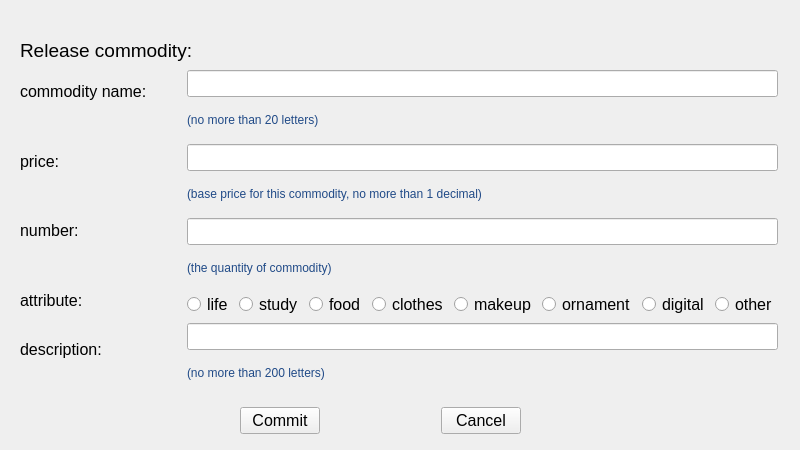
<?xml version="1.0" encoding="UTF-8"?>
<ui version="4.0">
 <class>rlscommoWidget</class>
 <widget class="QWidget" name="rlscommoWidget">
  <property name="geometry">
   <rect>
    <x>0</x>
    <y>0</y>
    <width>800</width>
    <height>450</height>
   </rect>
  </property>
  <property name="minimumSize">
   <size>
    <width>800</width>
    <height>450</height>
   </size>
  </property>
  <property name="maximumSize">
   <size>
    <width>800</width>
    <height>450</height>
   </size>
  </property>
  <property name="windowTitle">
   <string>Form</string>
  </property>
  <widget class="QWidget" name="layoutWidget_2">
   <property name="geometry">
    <rect>
     <x>240</x>
     <y>400</y>
     <width>281</width>
     <height>41</height>
    </rect>
   </property>
   <layout class="QHBoxLayout" name="horizontalLayout_4">
    <item>
     <widget class="QPushButton" name="commitButton_2">
      <property name="font">
       <font>
        <pointsize>12</pointsize>
       </font>
      </property>
      <property name="text">
       <string>Commit</string>
      </property>
     </widget>
    </item>
    <item>
     <spacer name="horizontalSpacer_10">
      <property name="orientation">
       <enum>Qt::Horizontal</enum>
      </property>
      <property name="sizeHint" stdset="0">
       <size>
        <width>100</width>
        <height>20</height>
       </size>
      </property>
     </spacer>
    </item>
    <item>
     <widget class="QPushButton" name="cancelButton_2">
      <property name="font">
       <font>
        <pointsize>12</pointsize>
       </font>
      </property>
      <property name="text">
       <string>Cancel</string>
      </property>
     </widget>
    </item>
   </layout>
  </widget>
  <widget class="QLabel" name="label">
   <property name="geometry">
    <rect>
     <x>20</x>
     <y>40</y>
     <width>360</width>
     <height>21</height>
    </rect>
   </property>
   <property name="font">
    <font>
     <pointsize>14</pointsize>
    </font>
   </property>
   <property name="text">
    <string>Release commodity:</string>
   </property>
  </widget>
  <widget class="QWidget" name="">
   <property name="geometry">
    <rect>
     <x>20</x>
     <y>70</y>
     <width>758</width>
     <height>321</height>
    </rect>
   </property>
   <layout class="QHBoxLayout" name="horizontalLayout_5">
    <item>
     <layout class="QVBoxLayout" name="verticalLayout_3">
      <item>
       <widget class="QLabel" name="usernameLabel_2">
        <property name="font">
         <font>
          <pointsize>12</pointsize>
         </font>
        </property>
        <property name="text">
         <string>commodity name:</string>
        </property>
       </widget>
      </item>
      <item>
       <spacer name="horizontalSpacer_6">
        <property name="orientation">
         <enum>Qt::Horizontal</enum>
        </property>
        <property name="sizeHint" stdset="0">
         <size>
          <width>40</width>
          <height>20</height>
         </size>
        </property>
       </spacer>
      </item>
      <item>
       <widget class="QLabel" name="pswdLabel_2">
        <property name="font">
         <font>
          <pointsize>12</pointsize>
         </font>
        </property>
        <property name="text">
         <string>price:</string>
        </property>
       </widget>
      </item>
      <item>
       <spacer name="horizontalSpacer_7">
        <property name="orientation">
         <enum>Qt::Horizontal</enum>
        </property>
        <property name="sizeHint" stdset="0">
         <size>
          <width>40</width>
          <height>20</height>
         </size>
        </property>
       </spacer>
      </item>
      <item>
       <widget class="QLabel" name="phonenumLabel_2">
        <property name="font">
         <font>
          <pointsize>12</pointsize>
         </font>
        </property>
        <property name="text">
         <string>number:</string>
        </property>
       </widget>
      </item>
      <item>
       <spacer name="horizontalSpacer_8">
        <property name="orientation">
         <enum>Qt::Horizontal</enum>
        </property>
        <property name="sizeHint" stdset="0">
         <size>
          <width>40</width>
          <height>20</height>
         </size>
        </property>
       </spacer>
      </item>
      <item>
       <widget class="QLabel" name="addrLabel_2">
        <property name="font">
         <font>
          <pointsize>12</pointsize>
         </font>
        </property>
        <property name="text">
         <string>attribute:</string>
        </property>
       </widget>
      </item>
      <item>
       <widget class="QLabel" name="label_2">
        <property name="font">
         <font>
          <pointsize>12</pointsize>
         </font>
        </property>
        <property name="text">
         <string>description:</string>
        </property>
       </widget>
      </item>
      <item>
       <spacer name="horizontalSpacer_12">
        <property name="orientation">
         <enum>Qt::Horizontal</enum>
        </property>
        <property name="sizeHint" stdset="0">
         <size>
          <width>40</width>
          <height>20</height>
         </size>
        </property>
       </spacer>
      </item>
     </layout>
    </item>
    <item>
     <layout class="QVBoxLayout" name="verticalLayout_4">
      <item>
       <widget class="QLineEdit" name="cnameLineEdit">
        <property name="font">
         <font>
          <pointsize>12</pointsize>
         </font>
        </property>
       </widget>
      </item>
      <item>
       <widget class="QLabel" name="usernameTip_2">
        <property name="text">
         <string>&lt;html&gt;&lt;head/&gt;&lt;body&gt;&lt;p&gt;&lt;span style=&quot; color:#204a87;&quot;&gt;(no more than 20 letters)&lt;/span&gt;&lt;/p&gt;&lt;/body&gt;&lt;/html&gt;</string>
        </property>
       </widget>
      </item>
      <item>
       <widget class="QLineEdit" name="priceLineEdit">
        <property name="font">
         <font>
          <pointsize>12</pointsize>
         </font>
        </property>
       </widget>
      </item>
      <item>
       <widget class="QLabel" name="pswdTip_2">
        <property name="text">
         <string>&lt;html&gt;&lt;head/&gt;&lt;body&gt;&lt;p&gt;&lt;span style=&quot; color:#204a87;&quot;&gt;(base price for this commodity, no more than 1 decimal)&lt;/span&gt;&lt;/p&gt;&lt;/body&gt;&lt;/html&gt;</string>
        </property>
       </widget>
      </item>
      <item>
       <widget class="QLineEdit" name="numLineEdit">
        <property name="font">
         <font>
          <pointsize>12</pointsize>
         </font>
        </property>
       </widget>
      </item>
      <item>
       <widget class="QLabel" name="phonenumTip_2">
        <property name="text">
         <string>&lt;html&gt;&lt;head/&gt;&lt;body&gt;&lt;p&gt;&lt;span style=&quot; color:#204a87;&quot;&gt;(the quantity of commodity)&lt;/span&gt;&lt;/p&gt;&lt;/body&gt;&lt;/html&gt;</string>
        </property>
       </widget>
      </item>
      <item>
       <layout class="QHBoxLayout" name="horizontalLayout_3">
        <item>
         <widget class="QRadioButton" name="lifeButton">
          <property name="font">
           <font>
            <pointsize>12</pointsize>
           </font>
          </property>
          <property name="text">
           <string>life</string>
          </property>
         </widget>
        </item>
        <item>
         <widget class="QRadioButton" name="studyButton">
          <property name="font">
           <font>
            <pointsize>12</pointsize>
           </font>
          </property>
          <property name="text">
           <string>study</string>
          </property>
         </widget>
        </item>
        <item>
         <widget class="QRadioButton" name="foodButton">
          <property name="font">
           <font>
            <pointsize>12</pointsize>
           </font>
          </property>
          <property name="text">
           <string>food</string>
          </property>
         </widget>
        </item>
        <item>
         <widget class="QRadioButton" name="clothesButton">
          <property name="font">
           <font>
            <pointsize>12</pointsize>
           </font>
          </property>
          <property name="text">
           <string>clothes</string>
          </property>
         </widget>
        </item>
        <item>
         <widget class="QRadioButton" name="makeupButton">
          <property name="font">
           <font>
            <pointsize>12</pointsize>
           </font>
          </property>
          <property name="text">
           <string>makeup</string>
          </property>
         </widget>
        </item>
        <item>
         <widget class="QRadioButton" name="ornaButton">
          <property name="font">
           <font>
            <pointsize>12</pointsize>
           </font>
          </property>
          <property name="text">
           <string>ornament</string>
          </property>
         </widget>
        </item>
        <item>
         <widget class="QRadioButton" name="digiButton">
          <property name="font">
           <font>
            <pointsize>12</pointsize>
           </font>
          </property>
          <property name="text">
           <string>digital</string>
          </property>
         </widget>
        </item>
        <item>
         <widget class="QRadioButton" name="otherButton">
          <property name="font">
           <font>
            <pointsize>12</pointsize>
           </font>
          </property>
          <property name="text">
           <string>other</string>
          </property>
         </widget>
        </item>
       </layout>
      </item>
      <item>
       <widget class="QLineEdit" name="descLineEdit">
        <property name="font">
         <font>
          <pointsize>12</pointsize>
         </font>
        </property>
       </widget>
      </item>
      <item>
       <widget class="QLabel" name="addrTip_2">
        <property name="text">
         <string>&lt;html&gt;&lt;head/&gt;&lt;body&gt;&lt;p&gt;&lt;span style=&quot; color:#204a87;&quot;&gt;(no more than 200 letters)&lt;/span&gt;&lt;/p&gt;&lt;/body&gt;&lt;/html&gt;</string>
        </property>
       </widget>
      </item>
     </layout>
    </item>
   </layout>
  </widget>
 </widget>
 <resources/>
 <connections/>
</ui>
